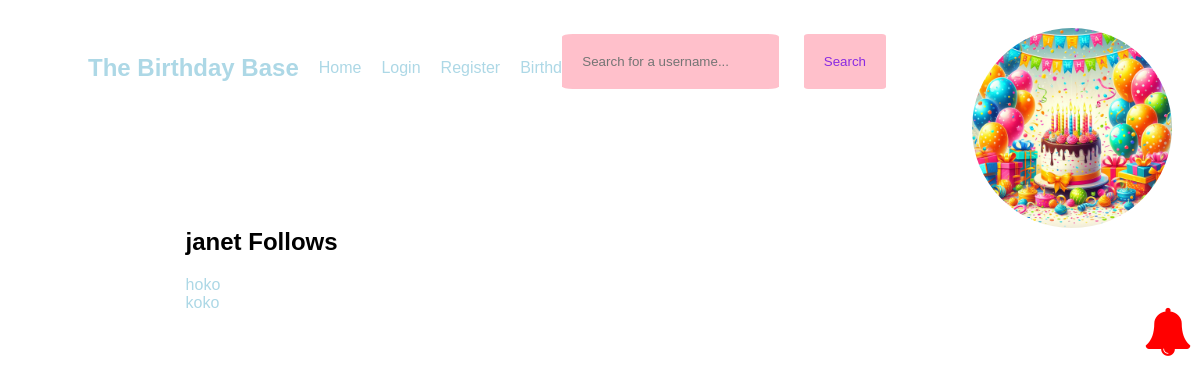
Before: /following/janet with the older database file.
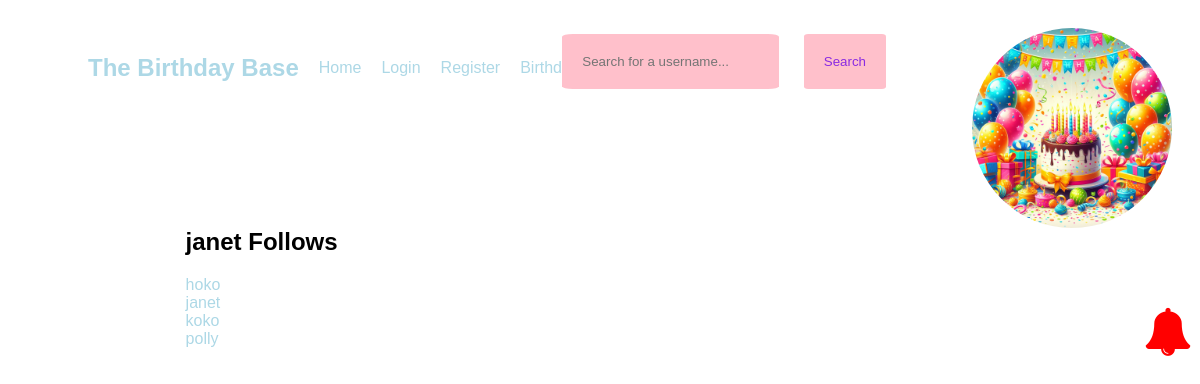
After: the same page with the newer database file.
### app.py (models this page shows, shortened)
class Follow(db.Model):
    follower_id = db.Column(db.Integer, db.ForeignKey("user.id"), primary_key=True)
    followed_id = db.Column(db.Integer, db.ForeignKey("user.id"), primary_key=True)
    timestamp = db.Column(db.DateTime, default=datetime.now())

class User(db.Model, UserMixin):
    id = db.Column(db.Integer, primary_key=True)
    username = db.Column(db.String(20), nullable=False, unique=True)
    password = db.Column(db.String(80), nullable=False)
    first_name = db.Column(db.String(20), nullable=False)
    last_name = db.Column(db.String(80), nullable=True)
    birthday = db.Column(db.Date, nullable=False)
    profile_pic = db.Column(db.String(), default="default.jpg")
    followed = db.relationship(
        "Follow",
        foreign_keys=[Follow.follower_id],
        backref=db.backref("follower", lazy="joined"),
        lazy="dynamic",
        cascade="all, delete-orphan",
    )
    followers = db.relationship(
        "Follow",
        foreign_keys=[Follow.followed_id],
        backref=db.backref("followed", lazy="joined"),
        lazy="dynamic",
        cascade="all, delete-orphan",
    )
    postsender = db.relationship(
        "Post",
        backref=backref("postsender", uselist=False),
        foreign_keys=[Post.sender],
        lazy=True,
    )

### app.py (the view)
@app.route("/following/<username>")
def following(username):
    user = User.query.filter_by(username=username).first_or_404()
    following = Follow.query.filter_by(follower_id=user.id).all()
    return render_template("following.html", following=following, user=user)

### app.py (called while the page is built)
@app.context_processor
def base():
    def notifbday():
        if current_user.is_authenticated:
            user_id = flask_login.current_user.id
            today = datetime.now()
            one = today + relativedelta(months=1)
            print(one)
            birthdays_in_last_month = User.query.join(
                Follow, User.id == Follow.follower_id
            ).filter(
                and_(
                    (func.extract('month', User.birthday) >= today.month),
                    (func.extract('day', User.birthday) >= today.day),
                ),
                and_(
                    (func.extract('month', User.birthday) <= one.month),
                    (func.extract('day', User.birthday) <= one.day)
                )
            ).all()
            print(birthdays_in_last_month)
            return birthdays_in_last_month
    return dict(notif=notifbday)

### templates/following.html
{% extends 'base.html' %} {% block content %}
<section>
    <h1>
        {{user.username }} Follows
    </h1>
    {% for f in following %}
    <a href="{{ url_for('profile', username=f.followed.username) }}">
        {{ f.followed.username }}
      </a><br>
    {% endfor %}
</section>
{% endblock %}

Changed rows visible on the page:
added Follow: followed.username "janet"
added Follow: followed.username "polly"
